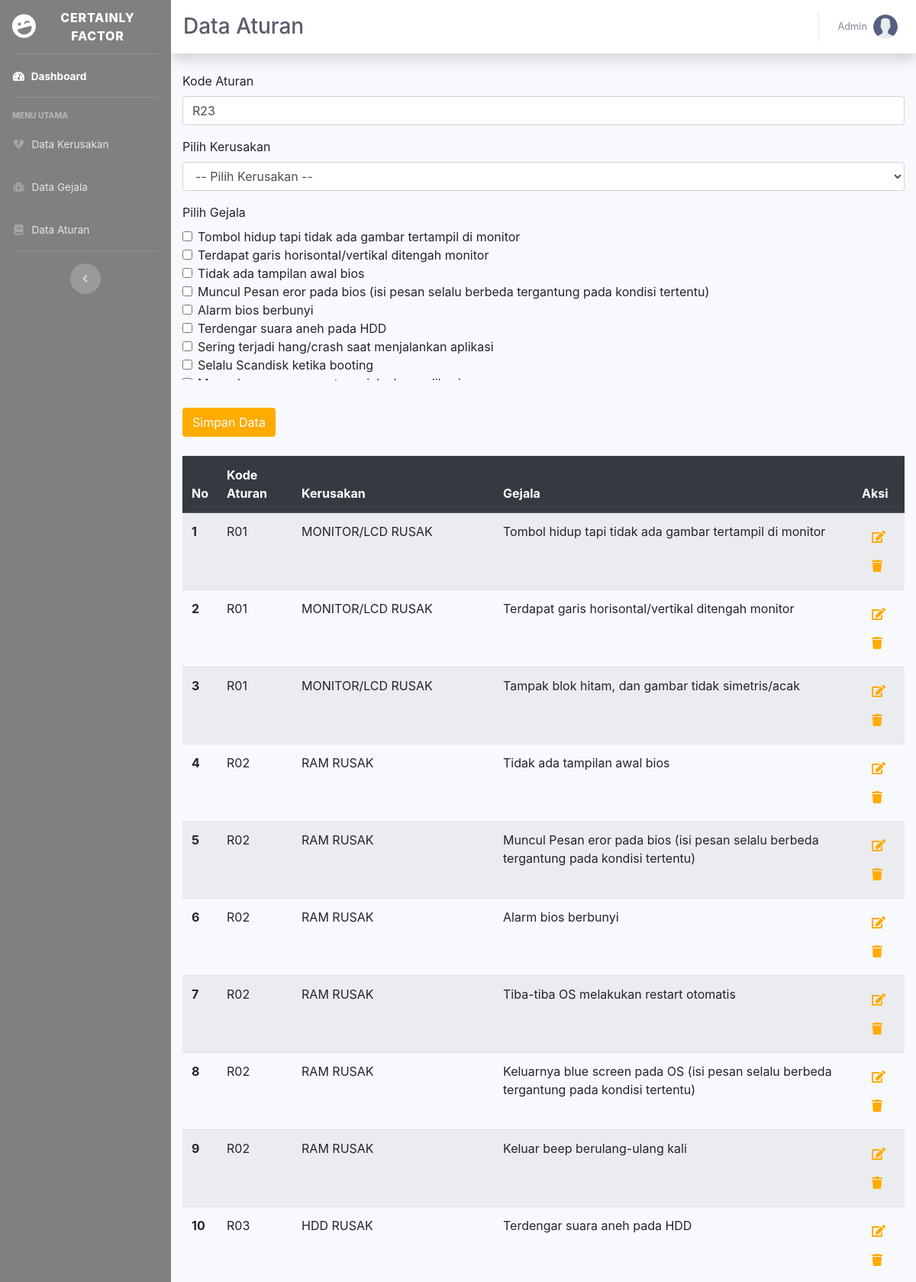
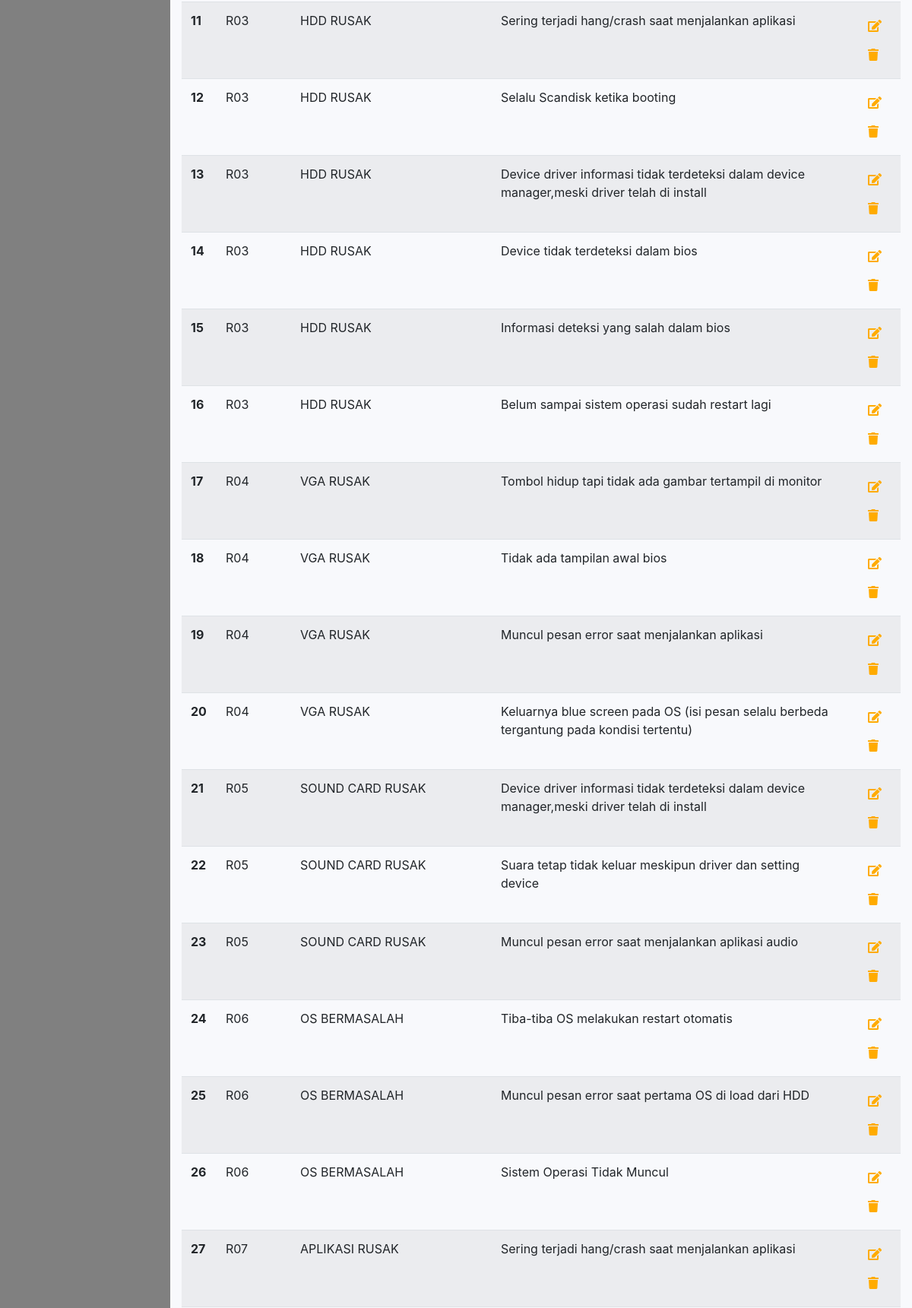
/data_aturan.php (signed in, upper part), run on the app's committed database (2 pictures, top to bottom).
### tables this page shows
CREATE TABLE `gejala` (
  `kode_gejala` varchar(4) NOT NULL,
  `nama_gejala` varchar(200) NOT NULL,
  `nilai_gejala` varchar(4) NOT NULL,
  `nilai_gejala_user` varchar(4) NOT NULL
);

CREATE TABLE `aturan` (
  `id` int(11) NOT NULL,
  `kode_aturan` varchar(4) NOT NULL,
  `kode_kerusakan` varchar(4) NOT NULL,
  `kode_gejala` varchar(4) NOT NULL
);

CREATE TABLE `kerusakan` (
  `kode_kerusakan` varchar(4) NOT NULL,
  `nama_kerusakan` varchar(35) NOT NULL,
  `solusi` text NOT NULL
);

### data_aturan.php (the view, shortened to what this page needs)
<?php
  require_once "config/connection.php";
?>
<!DOCTYPE html>
<html lang="en">
<head>
  <link href="vendor/fontawesome-free/css/all.min.css" rel="stylesheet" type="text/css">
  <link href="css/sb-admin-2.min.css" rel="stylesheet">
  <link rel="stylesheet" href="https://stackpath.bootstrapcdn.com/bootstrap/4.3.1/css/bootstrap.min.css">
</head>
<body id="page-top">
  <div id="wrapper">
    <ul class="navbar-nav bg-gradient-primary sidebar sidebar-dark accordion" id="accordionSidebar" style="background: gray">
      <a class="sidebar-brand d-flex align-items-center justify-content-center" href="index.php">
        <div class="sidebar-brand-icon rotate-n-15">
          <i class="fas fa-laugh-wink"></i>
        </div>
        <div class="sidebar-brand-text mx-3">Certainly Factor</div>
      </a>
      <hr class="sidebar-divider my-0">
      <li class="nav-item active">
        <a class="nav-link" href="index.php">
          <i class="fas fa-fw fa-tachometer-alt"></i>
          <span>Dashboard</span></a>
      </li>
      <hr class="sidebar-divider">
      <div class="sidebar-heading">
        Menu Utama
      </div>
      <li class="nav-item">
        <a class="nav-link" href="data_kerusakan.php">
          <i class="fas fa-fw fa-heart-broken"></i>
          <span>Data Kerusakan</span></a>
      </li>
      <li class="nav-item">
        <a class="nav-link" href="data_gejala.php">
          <i class="fas fa-fw fa-medkit"></i>
          <span>Data Gejala</span></a>
      </li>
      <li class="nav-item">
        <a class="nav-link" href="data_aturan.php">
          <i class="fas fa-fw fa-book"></i>
          <span>Data Aturan</span></a>
      </li>
      <hr class="sidebar-divider d-none d-md-block">
      <div class="text-center d-none d-md-inline">
        <button class="rounded-circle border-0" id="sidebarToggle"></button>
      </div>
    </ul>
    <div id="content-wrapper" class="d-flex flex-column">
      <div id="content">
        <nav class="navbar navbar-expand navbar-light bg-white topbar mb-4 static-top shadow">
          <h1 class="h3 mb-0 text-gray-800">Data Aturan</h1>
          <ul class="navbar-nav ml-auto">
            <li class="nav-item dropdown no-arrow">
              <a class="nav-link dropdown-toggle" href="#" id="userDropdown" role="button" data-toggle="dropdown" aria-haspopup="true" aria-expanded="false">
                <span class="mr-2 d-none d-lg-inline text-gray-600 small"><?php echo $_SESSION['name']; ?></span>
                <img class="img-profile rounded-circle" src="./img/user.png">
              </a>
            </li>
          </ul>
        </nav>
        <div class="container-fluid">
          <div class="row">
            <div class="container">
              <form method="POST" id="myForm" action="simpan_data_aturan.php">
                <div class="form-group">
                  <?php
                    $sql = "SELECT kode_aturan FROM aturan ORDER BY id DESC LIMIT 1";
                    $query = $connect->query($sql);
                    $hasil = $query->fetch_array();
                    $result = $hasil['kode_aturan'];
                    if ($result == null) {
                      $number = 0;
                    } else {
                      $number = substr($result, 1, 2);
                    }
                    if (strlen($number) < 2) {
                      $number = "R0" . ($number + 1);
                    } else {
                      $number = "R" . ($number + 1);
                    }
                  ?>
                  <label for="kodeAturan">Kode Aturan</label>
                  <input type="text" class="form-control" id="kodeAturan" placeholder="Kode Aturan" name="kodeAturan" value="<?php echo $number; ?>">
                </div>
                <div class="form-group">
                  <label for="daftarKerusakan">Pilih Kerusakan</label>
                  <select id="daftarKerusakan" class="form-control" name="kerusakan">
                    <option selected>-- Pilih Kerusakan --</option>
                  </select>
                </div>
                <div class="form-group">
                  <label for="pilihGejala">Pilih Gejala</label>
                  <div class="scroll">
                  <?php
                    $sql = "SELECT kode_gejala, nama_gejala FROM gejala";
                    $query = $connect->query($sql);
                    while ($row = $query->fetch_array()) {
                      echo "<div class='form-check' id='pilihGejala'>
                        <input class='form-check-input' type='checkbox' value=".$row['kode_gejala']." id=".$row['kode_gejala']." name='gejala[]'>
                        <label class='form-check-label' for=".$row['kode_gejala'].">
                          ".$row['nama_gejala']."
                        </label>
                      </div>";
                    }
                  ?>
                  </div>
                </div>
                <button class="btn btn-default" style="margin-bottom: 25px; margin-top: 20px; background: #ffab00; color: white;" id="simpanData">Simpan Data</button>
              </form>
              <div class="table-responsive">
                <table class="table table-striped">
                  <thead class="thead-dark">
                    <tr>
                      <th scope="col">No</th>
                      <th scope="col">Kode Aturan</th>
                      <th scope="col">Kerusakan</th>
                      <th scope="col">Gejala</th>
                      <th scope="col">Aksi</th>
                    </tr>
                  </thead>
                  <tbody>
                    <?php
                      $sql = "SELECT aturan.id, kode_aturan, nama_kerusakan, nama_gejala FROM aturan INNER JOIN kerusakan ON aturan.kode_kerusakan = kerusakan.kode_kerusakan INNER JOIN gejala ON gejala.kode_gejala = aturan.kode_gejala";
                      $query = $connect->query($sql);
                      $hasil = $query->num_rows;
                      if ($hasil > 0) {
                        $i = 1;
                        while ($row = $query->fetch_array()) {
                          echo '<tr>';
                          echo '<th scope="row">'. $i .'</td>';
                          echo '<td>'. $row['kode_aturan'] .'</td>';
                          echo '<td>'. $row['nama_kerusakan'] .'</td>';
                          echo '<td>'. $row['nama_gejala'] .'</td>';
                          echo '<td>
                                  <span>
                                    <form method="POST" action="edit_data_aturan.php">
                                      <input type="hidden" name="id" value="'.$row['id'].'">
                                      <input type="hidden" name="kode" value="'.$row['kode_aturan'].'">
                                      <input type="hidden" name="kerusakan" value="'.$row['nama_kerusakan'].'">
                                      <input type="hidden" name="gejala" value="'.$row['nama_gejala'].'">
                                      <button type="submit" class="btn">
                                        <i class="fa fa-edit" style="color: #ffab00;"></i>
                                      </button>
                                    </form>
                                    <form method="POST" action="hapus_data_aturan.php">
                                      <input type="hidden" name="id" value="'.$row['id'].'">
                                      <button type="submit" class="btn">
                                        <i class="fa fa-trash" style="color: #ffab00;"></i>
                                      </button>
                                    </form>
                                  </span>
                                </td>';
                          echo '</tr>';
                          $i++;
                        }
                      } else {
                        echo '<tr>';
                        echo '<td colspan="5"><center>Tidak ada data</center></td>';
                        echo '</tr>';
                      }
                    ?>
                  </tbody>
                </table>
              </div>
            </div>
          </div>
        </div>
      </div>
    </div>
  </div>
</body>
</html>

### data_aturan.php (style rules this page uses)
.scroll { width: auto; height: 200px; overflow: scroll; }

### data on the page
gejala: nama_gejala "Tombol hidup tapi tidak ada gambar tertampil di monitor"
gejala: nama_gejala "Terdapat garis horisontal/vertikal ditengah monitor"
gejala: nama_gejala "Tidak ada tampilan awal bios"
gejala: nama_gejala "Muncul Pesan eror pada bios (isi pesan selalu berbeda tergantung pada kondisi tertentu)"
gejala: nama_gejala "Alarm bios berbunyi"
gejala: nama_gejala "Terdengar suara aneh pada HDD"
gejala: nama_gejala "Sering terjadi hang/crash saat menjalankan aplikasi"
gejala: nama_gejala "Selalu Scandisk ketika booting"
aturan: kode_aturan "R01", kode_kerusakan.nama_kerusakan "MONITOR/LCD RUSAK", kode_gejala.nama_gejala "Tombol hidup tapi tidak ada gambar tertampil di monitor"
aturan: kode_aturan "R01", kode_kerusakan.nama_kerusakan "MONITOR/LCD RUSAK", kode_gejala.nama_gejala "Terdapat garis horisontal/vertikal ditengah monitor"
aturan: kode_aturan "R01", kode_kerusakan.nama_kerusakan "MONITOR/LCD RUSAK", kode_gejala.nama_gejala "Tampak blok hitam, dan gambar tidak simetris/acak"
aturan: kode_aturan "R02", kode_kerusakan.nama_kerusakan "RAM RUSAK", kode_gejala.nama_gejala "Tidak ada tampilan awal bios"
aturan: kode_aturan "R02", kode_kerusakan.nama_kerusakan "RAM RUSAK", kode_gejala.nama_gejala "Muncul Pesan eror pada bios (isi pesan selalu berbeda tergantung pada kondisi tertentu)"
aturan: kode_aturan "R02", kode_kerusakan.nama_kerusakan "RAM RUSAK", kode_gejala.nama_gejala "Alarm bios berbunyi"
aturan: kode_aturan "R02", kode_kerusakan.nama_kerusakan "RAM RUSAK", kode_gejala.nama_gejala "Tiba-tiba OS melakukan restart otomatis"
aturan: kode_aturan "R02", kode_kerusakan.nama_kerusakan "RAM RUSAK", kode_gejala.nama_gejala "Keluarnya blue screen pada OS (isi pesan selalu berbeda tergantung pada kondisi tertentu)"
aturan: kode_aturan "R02", kode_kerusakan.nama_kerusakan "RAM RUSAK", kode_gejala.nama_gejala "Keluar beep berulang-ulang kali"
aturan: kode_aturan "R03", kode_kerusakan.nama_kerusakan "HDD RUSAK", kode_gejala.nama_gejala "Terdengar suara aneh pada HDD"
aturan: kode_aturan "R03", kode_kerusakan.nama_kerusakan "HDD RUSAK", kode_gejala.nama_gejala "Sering terjadi hang/crash saat menjalankan aplikasi"
aturan: kode_aturan "R03", kode_kerusakan.nama_kerusakan "HDD RUSAK", kode_gejala.nama_gejala "Selalu Scandisk ketika booting"
aturan: kode_aturan "R03", kode_kerusakan.nama_kerusakan "HDD RUSAK", kode_gejala.nama_gejala "Device driver informasi tidak terdeteksi dalam device manager,meski driver telah di install"
aturan: kode_aturan "R03", kode_kerusakan.nama_kerusakan "HDD RUSAK", kode_gejala.nama_gejala "Device tidak terdeteksi dalam bios"
aturan: kode_aturan "R03", kode_kerusakan.nama_kerusakan "HDD RUSAK", kode_gejala.nama_gejala "Informasi deteksi yang salah dalam bios"
aturan: kode_aturan "R03", kode_kerusakan.nama_kerusakan "HDD RUSAK", kode_gejala.nama_gejala "Belum sampai sistem operasi sudah restart lagi"
aturan: kode_aturan "R04", kode_kerusakan.nama_kerusakan "VGA RUSAK", kode_gejala.nama_gejala "Tombol hidup tapi tidak ada gambar tertampil di monitor"
aturan: kode_aturan "R04", kode_kerusakan.nama_kerusakan "VGA RUSAK", kode_gejala.nama_gejala "Tidak ada tampilan awal bios"
aturan: kode_aturan "R04", kode_kerusakan.nama_kerusakan "VGA RUSAK", kode_gejala.nama_gejala "Muncul pesan error saat menjalankan aplikasi"
aturan: kode_aturan "R04", kode_kerusakan.nama_kerusakan "VGA RUSAK", kode_gejala.nama_gejala "Keluarnya blue screen pada OS (isi pesan selalu berbeda tergantung pada kondisi tertentu)"
aturan: kode_aturan "R05", kode_kerusakan.nama_kerusakan "SOUND CARD RUSAK", kode_gejala.nama_gejala "Device driver informasi tidak terdeteksi dalam device manager,meski driver telah di install"
aturan: kode_aturan "R05", kode_kerusakan.nama_kerusakan "SOUND CARD RUSAK", kode_gejala.nama_gejala "Suara tetap tidak keluar meskipun driver dan setting device"
aturan: kode_aturan "R05", kode_kerusakan.nama_kerusakan "SOUND CARD RUSAK", kode_gejala.nama_gejala "Muncul pesan error saat menjalankan aplikasi audio"
aturan: kode_aturan "R06", kode_kerusakan.nama_kerusakan "OS BERMASALAH", kode_gejala.nama_gejala "Tiba-tiba OS melakukan restart otomatis"
aturan: kode_aturan "R06", kode_kerusakan.nama_kerusakan "OS BERMASALAH", kode_gejala.nama_gejala "Muncul pesan error saat pertama OS di load dari HDD"
aturan: kode_aturan "R06", kode_kerusakan.nama_kerusakan "OS BERMASALAH", kode_gejala.nama_gejala "Sistem Operasi Tidak Muncul"
aturan: kode_aturan "R07", kode_kerusakan.nama_kerusakan "APLIKASI RUSAK", kode_gejala.nama_gejala "Sering terjadi hang/crash saat menjalankan aplikasi"

### other printed values
$_SESSION['name'] "Admin"
